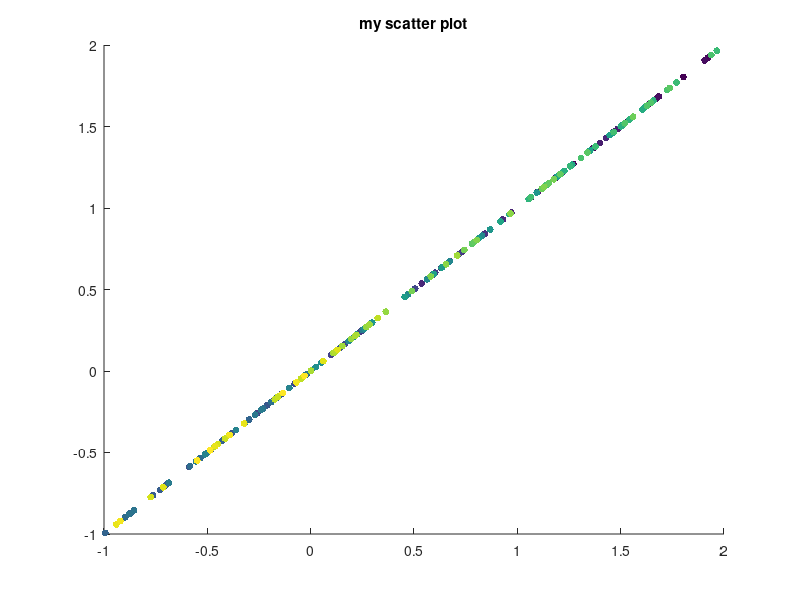

Recreate this plot in MATLAB.


% Conor was here ----
% lachlan was here --

x = linspace(0,3*pi,200);
y = cos(x) + rand(1,200);

x = y % Delete this 
sz = 25;
c = linspace(1,10,length(x));
scatter(x,y,sz,c,'filled')
title('my scatter plot')
